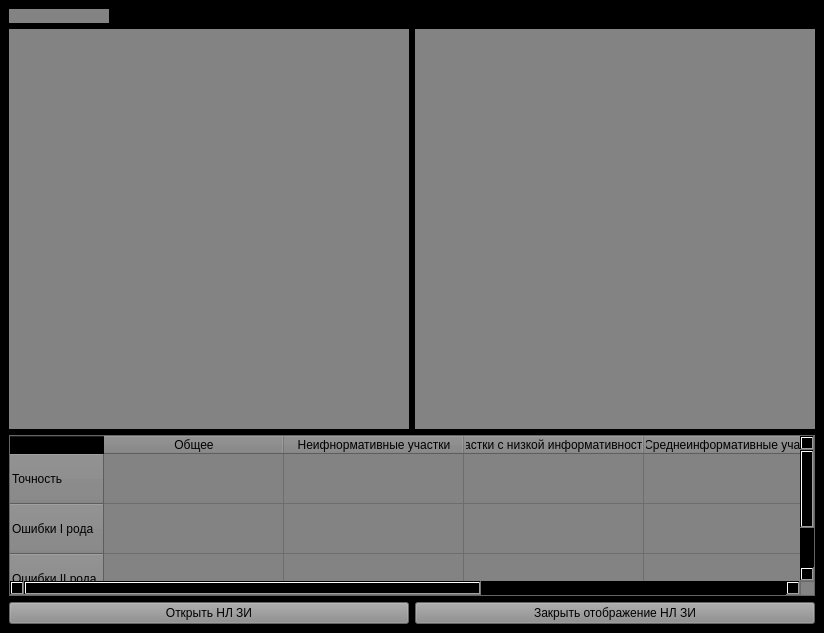
<?xml version="1.0" encoding="UTF-8"?>
<ui version="4.0">
 <class>MainWindow</class>
 <widget class="QMainWindow" name="MainWindow">
  <property name="geometry">
   <rect>
    <x>0</x>
    <y>0</y>
    <width>818</width>
    <height>633</height>
   </rect>
  </property>
  <property name="windowTitle">
   <string>Атлантик.ЗИ</string>
  </property>
  <property name="styleSheet">
   <string notr="true">background-color: rgb(0, 0, 0);</string>
  </property>
  <widget class="QWidget" name="centralwidget">
   <layout class="QVBoxLayout" name="verticalLayout" stretch="0,15,0,0">
    <item>
     <widget class="QLabel" name="directory">
      <property name="maximumSize">
       <size>
        <width>100</width>
        <height>100</height>
       </size>
      </property>
      <property name="styleSheet">
       <string notr="true">background-color: rgb(131, 131, 131);
</string>
      </property>
      <property name="text">
       <string/>
      </property>
     </widget>
    </item>
    <item>
     <layout class="QHBoxLayout" name="horizontalLayout">
      <item>
       <widget class="QLabel" name="numpyWindow">
        <property name="enabled">
         <bool>true</bool>
        </property>
        <property name="minimumSize">
         <size>
          <width>400</width>
          <height>400</height>
         </size>
        </property>
        <property name="maximumSize">
         <size>
          <width>1000</width>
          <height>1000</height>
         </size>
        </property>
        <property name="styleSheet">
         <string notr="true">background-color: rgb(131, 131, 131);</string>
        </property>
        <property name="text">
         <string/>
        </property>
       </widget>
      </item>
      <item>
       <widget class="QLabel" name="rmapWindow">
        <property name="minimumSize">
         <size>
          <width>400</width>
          <height>400</height>
         </size>
        </property>
        <property name="maximumSize">
         <size>
          <width>1000</width>
          <height>1000</height>
         </size>
        </property>
        <property name="styleSheet">
         <string notr="true">background-color: rgb(131, 131, 131);</string>
        </property>
        <property name="text">
         <string/>
        </property>
        <property name="margin">
         <number>1</number>
        </property>
       </widget>
      </item>
     </layout>
    </item>
    <item>
     <widget class="QTableWidget" name="tableWidget">
      <property name="styleSheet">
       <string notr="true">background-color: rgb(131, 131, 131);
</string>
      </property>
      <property name="rowCount">
       <number>3</number>
      </property>
      <property name="columnCount">
       <number>5</number>
      </property>
      <attribute name="horizontalHeaderCascadingSectionResizes">
       <bool>false</bool>
      </attribute>
      <attribute name="horizontalHeaderDefaultSectionSize">
       <number>180</number>
      </attribute>
      <attribute name="verticalHeaderDefaultSectionSize">
       <number>50</number>
      </attribute>
      <row>
       <property name="text">
        <string>Точность</string>
       </property>
      </row>
      <row>
       <property name="text">
        <string>Ошибки I рода</string>
       </property>
      </row>
      <row>
       <property name="text">
        <string>Ошибки II рода</string>
       </property>
      </row>
      <column>
       <property name="text">
        <string>Общее</string>
       </property>
      </column>
      <column>
       <property name="text">
        <string>Неифнормативные участки</string>
       </property>
      </column>
      <column>
       <property name="text">
        <string>Участки с низкой информативностью</string>
       </property>
      </column>
      <column>
       <property name="text">
        <string>Среднеинформативные участки</string>
       </property>
      </column>
      <column>
       <property name="text">
        <string>Участки с высокой информативностью</string>
       </property>
      </column>
     </widget>
    </item>
    <item>
     <layout class="QHBoxLayout" name="horizontalLayout_2">
      <item>
       <widget class="QPushButton" name="openButton">
        <property name="styleSheet">
         <string notr="true">background-color: rgb(140, 140, 140);</string>
        </property>
        <property name="text">
         <string>Открыть НЛ ЗИ</string>
        </property>
       </widget>
      </item>
      <item>
       <widget class="QPushButton" name="closeButton">
        <property name="styleSheet">
         <string notr="true">background-color: rgb(140, 140, 140);</string>
        </property>
        <property name="text">
         <string>Закрыть отображение НЛ ЗИ</string>
        </property>
       </widget>
      </item>
     </layout>
    </item>
   </layout>
  </widget>
 </widget>
 <resources/>
 <connections/>
</ui>
